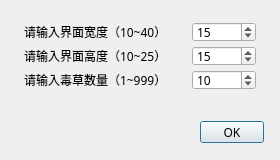
<?xml version="1.0" encoding="UTF-8"?>
<ui version="4.0">
 <class>CustomDialog</class>
 <widget class="QDialog" name="CustomDialog">
  <property name="geometry">
   <rect>
    <x>0</x>
    <y>0</y>
    <width>280</width>
    <height>160</height>
   </rect>
  </property>
  <property name="minimumSize">
   <size>
    <width>280</width>
    <height>160</height>
   </size>
  </property>
  <property name="maximumSize">
   <size>
    <width>280</width>
    <height>160</height>
   </size>
  </property>
  <property name="font">
   <font>
    <family>微软雅黑</family>
   </font>
  </property>
  <property name="windowTitle">
   <string>自定义 Cat Weed</string>
  </property>
  <widget class="QPushButton" name="doneButton">
   <property name="geometry">
    <rect>
     <x>200</x>
     <y>121</y>
     <width>64</width>
     <height>22</height>
    </rect>
   </property>
   <property name="font">
    <font>
     <family>微软雅黑</family>
     <pointsize>9</pointsize>
    </font>
   </property>
   <property name="text">
    <string>OK</string>
   </property>
  </widget>
  <widget class="QLabel" name="rowsLabel">
   <property name="geometry">
    <rect>
     <x>24</x>
     <y>24</y>
     <width>160</width>
     <height>16</height>
    </rect>
   </property>
   <property name="font">
    <font>
     <family>微软雅黑</family>
    </font>
   </property>
   <property name="text">
    <string>请输入界面宽度（10~40）</string>
   </property>
  </widget>
  <widget class="QLabel" name="colsLabel">
   <property name="geometry">
    <rect>
     <x>24</x>
     <y>48</y>
     <width>160</width>
     <height>16</height>
    </rect>
   </property>
   <property name="font">
    <font>
     <family>微软雅黑</family>
    </font>
   </property>
   <property name="text">
    <string>请输入界面高度（10~25）</string>
   </property>
  </widget>
  <widget class="QLabel" name="mineLabel">
   <property name="geometry">
    <rect>
     <x>24</x>
     <y>72</y>
     <width>160</width>
     <height>16</height>
    </rect>
   </property>
   <property name="font">
    <font>
     <family>微软雅黑</family>
    </font>
   </property>
   <property name="text">
    <string>请输入毒草数量（1~999）</string>
   </property>
  </widget>
  <widget class="QSpinBox" name="rowsSpinBox">
   <property name="geometry">
    <rect>
     <x>192</x>
     <y>22</y>
     <width>64</width>
     <height>20</height>
    </rect>
   </property>
   <property name="buttonSymbols">
    <enum>QAbstractSpinBox::ButtonSymbols::UpDownArrows</enum>
   </property>
   <property name="minimum">
    <number>10</number>
   </property>
   <property name="maximum">
    <number>40</number>
   </property>
   <property name="value">
    <number>15</number>
   </property>
  </widget>
  <widget class="QSpinBox" name="colsSpinBox">
   <property name="geometry">
    <rect>
     <x>192</x>
     <y>46</y>
     <width>64</width>
     <height>20</height>
    </rect>
   </property>
   <property name="minimum">
    <number>10</number>
   </property>
   <property name="maximum">
    <number>25</number>
   </property>
   <property name="value">
    <number>15</number>
   </property>
  </widget>
  <widget class="QSpinBox" name="mineSpinBox">
   <property name="geometry">
    <rect>
     <x>192</x>
     <y>70</y>
     <width>64</width>
     <height>20</height>
    </rect>
   </property>
   <property name="minimum">
    <number>1</number>
   </property>
   <property name="maximum">
    <number>1000</number>
   </property>
   <property name="value">
    <number>10</number>
   </property>
  </widget>
  <widget class="QLabel" name="label">
   <property name="geometry">
    <rect>
     <x>-80</x>
     <y>-50</y>
     <width>600</width>
     <height>600</height>
    </rect>
   </property>
   <property name="styleSheet">
    <string notr="true">image: url(:/gifs/weedresources/resources/images/colorback.png);</string>
   </property>
   <property name="text">
    <string/>
   </property>
  </widget>
  <zorder>label</zorder>
  <zorder>doneButton</zorder>
  <zorder>rowsLabel</zorder>
  <zorder>colsLabel</zorder>
  <zorder>mineLabel</zorder>
  <zorder>rowsSpinBox</zorder>
  <zorder>colsSpinBox</zorder>
  <zorder>mineSpinBox</zorder>
 </widget>
 <resources/>
 <connections/>
</ui>
